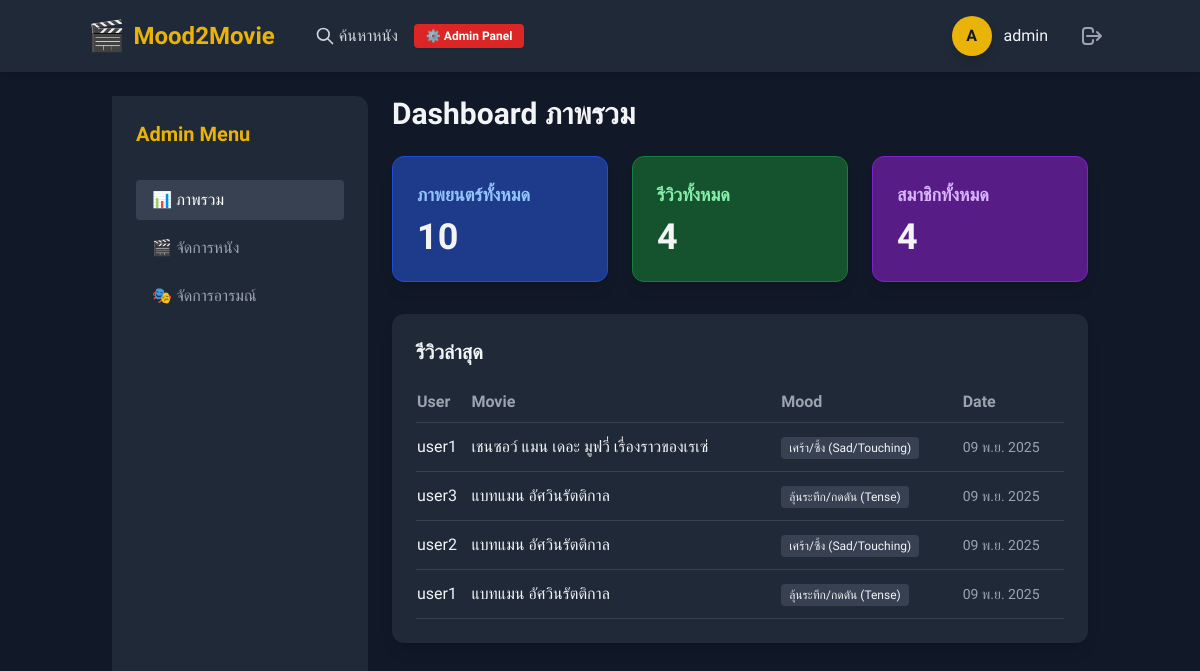
The page /movies/custom-admin/ (signed in) on the database its author committed.
### movies/models.py (models this page shows, shortened)
class Review(models.Model):
    user = models.ForeignKey(User, on_delete=models.CASCADE, related_name='reviews')
    movie = models.ForeignKey(Movie, on_delete=models.CASCADE, related_name='reviews')
    primary_mood = models.ForeignKey(Mood, on_delete=models.SET_NULL, null=True, related_name='primary_reviews')
    mood_intensity = models.IntegerField(validators=[MinValueValidator(1), MaxValueValidator(5)])
    rating = models.FloatField(validators=[MinValueValidator(0), MaxValueValidator(10)])
    review_text = models.TextField(blank=True)
    created_at = models.DateTimeField(auto_now_add=True)
    class Meta:
        unique_together = ('user', 'movie') # 1 คนรีวิวหนังเรื่องเดิมได้แค่ครั้งเดียว

class Movie(models.Model):
    tmdb_id = models.IntegerField(unique=True)
    title = models.CharField(max_length=255)
    poster_path = models.CharField(max_length=255, null=True, blank=True)
    overview = models.TextField(null=True, blank=True)
    release_date = models.DateField(null=True, blank=True)

class Mood(models.Model):
    name = models.CharField(max_length=50, unique=True)

### movies/views.py (the view)
# urls.py: path('custom-admin/', views.admin_dashboard, name='admin_dashboard'),
@staff_member_required(login_url='login') # บังคับว่าเป็น Staff/Superuser เท่านั้น
def admin_dashboard(request):
    total_movies = Movie.objects.count()
    total_reviews = Review.objects.count()
    total_users = User.objects.count()
    recent_reviews = Review.objects.order_by('-created_at')[:5]
    return render(request, 'movies/admin/dashboard.html', {
        'total_movies': total_movies,
        'total_reviews': total_reviews,
        'total_users': total_users,
        'recent_reviews': recent_reviews
    })

### templates/movies/admin/dashboard.html
{% extends 'base.html' %}
{% block content %}
<div class="flex">
    <aside class="w-64 bg-gray-800 min-h-screen p-6 hidden md:block rounded-r-xl mr-6">
        <h2 class="text-xl font-bold text-yellow-500 mb-8">Admin Menu</h2>
        <nav class="space-y-2">
            <a href="{% url 'admin_dashboard' %}" class="block py-2 px-4 bg-gray-700 rounded text-white">📊 ภาพรวม</a>
            <a href="{% url 'admin_movies' %}" class="block py-2 px-4 text-gray-400 hover:bg-gray-700 hover:text-white rounded transition">🎬 จัดการหนัง</a>
            <a href="{% url 'admin_moods' %}" class="block py-2 px-4 text-gray-400 hover:bg-gray-700 hover:text-white rounded transition">🎭 จัดการอารมณ์</a>
        </nav>
    </aside>
    <div class="flex-1">
        <h1 class="text-3xl font-bold mb-6">Dashboard ภาพรวม</h1>
        <div class="grid grid-cols-1 md:grid-cols-3 gap-6 mb-8">
            <div class="bg-blue-900 p-6 rounded-xl shadow-lg border border-blue-700">
                <h3 class="text-lg font-semibold text-blue-300">ภาพยนตร์ทั้งหมด</h3>
                <p class="text-4xl font-bold mt-2">{{ total_movies }}</p>
            </div>
            <div class="bg-green-900 p-6 rounded-xl shadow-lg border border-green-700">
                <h3 class="text-lg font-semibold text-green-300">รีวิวทั้งหมด</h3>
                <p class="text-4xl font-bold mt-2">{{ total_reviews }}</p>
            </div>
            <div class="bg-purple-900 p-6 rounded-xl shadow-lg border border-purple-700">
                <h3 class="text-lg font-semibold text-purple-300">สมาชิกทั้งหมด</h3>
                <p class="text-4xl font-bold mt-2">{{ total_users }}</p>
            </div>
        </div>
        <div class="bg-gray-800 p-6 rounded-xl shadow-lg">
            <h2 class="text-xl font-bold mb-4">รีวิวล่าสุด</h2>
            <div class="overflow-x-auto">
                <table class="w-full text-left border-collapse">
                    <thead>
                        <tr class="text-gray-400 border-b border-gray-700">
                            <th class="py-2">User</th>
                            <th class="py-2">Movie</th>
                            <th class="py-2">Mood</th>
                            <th class="py-2">Date</th>
                        </tr>
                    </thead>
                    <tbody>
                        {% for review in recent_reviews %}
                        <tr class="border-b border-gray-700 hover:bg-gray-700 transition">
                            <td class="py-3">{{ review.user.username }}</td>
                            <td class="py-3">{{ review.movie.title }}</td>
                            <td class="py-3">
                                <span class="bg-gray-700 px-2 py-1 rounded text-xs">
                                    {{ review.primary_mood.name }}
                                </span>
                            </td>
                            <td class="py-3 text-sm text-gray-400">{{ review.created_at|date:"d M Y" }}</td>
                        </tr>
                        {% empty %}
                        <tr><td colspan="4" class="py-4 text-center text-gray-500">ไม่มีข้อมูล</td></tr>
                        {% endfor %}
                    </tbody>
                </table>
            </div>
        </div>
    </div>
</div>
{% endblock %}

### templates/base.html (shortened to what this page needs)
<!DOCTYPE html>
<html lang="th">
<head>
    <script src="https://cdn.tailwindcss.com"></script>
</head>
<body class="bg-gray-900 text-gray-100 min-h-screen flex flex-col">
    <nav class="bg-gray-800 p-4 shadow-md sticky top-0 z-50">
        <div class="container mx-auto flex justify-between items-center">
            <div class="flex items-center">
                <a href="{% url 'home' %}" class="text-2xl font-bold text-yellow-500 mr-6 flex items-center">
                    <span class="text-3xl mr-2">🎬</span> <span class="hidden sm:inline">Mood2Movie</span>
                </a>
                <a href="{% url 'search_movies' %}" class="text-gray-300 hover:text-yellow-500 transition flex items-center hidden md:flex ml-4">
                    <svg xmlns="http://www.w3.org/2000/svg" class="h-5 w-5 mr-1" fill="none" viewBox="0 0 24 24" stroke="currentColor">
                        <path stroke-linecap="round" stroke-linejoin="round" stroke-width="2" d="M21 21l-6-6m2-5a7 7 0 11-14 0 7 7 0 0114 0z" />
                    </svg>
                    ค้นหาหนัง
                </a>
                {% if user.is_superuser %}
                <a href="{% url 'admin_dashboard' %}" class="ml-4 px-3 py-1 bg-red-600 text-white text-xs font-bold rounded hover:bg-red-700 transition hidden md:inline-block shadow-sm">
                    ⚙️ Admin Panel
                </a>
                {% endif %}
            </div>
            <div class="flex items-center gap-4">
                {% if user.is_authenticated %}
                    <a href="{% url 'profile' %}" class="flex items-center group" title="ไปที่หน้าโปรไฟล์ของคุณ">
                        <div class="w-10 h-10 bg-yellow-500 rounded-full flex items-center justify-center font-bold text-gray-900 border-2 border-transparent group-hover:border-yellow-300 transition shadow-lg">
                            {{ user.username|slice:":1"|upper }}
                        </div>
                        <span class="ml-3 font-medium hidden lg:block group-hover:text-yellow-500 transition">{{ user.username }}</span>
                    </a>
                    <form action="{% url 'logout' %}" method="post" class="inline ml-2">
                        <button type="submit" class="text-gray-400 hover:text-red-500 transition p-2" title="ออกจากระบบ">
                            <svg xmlns="http://www.w3.org/2000/svg" class="h-6 w-6" fill="none" viewBox="0 0 24 24" stroke="currentColor">
                                <path stroke-linecap="round" stroke-linejoin="round" stroke-width="2" d="M17 16l4-4m0 0l-4-4m4 4H7m6 4v1a3 3 0 01-3 3H6a3 3 0 01-3-3V7a3 3 0 013-3h4a3 3 0 013 3v1" />
                            </svg>
                        </button>
                    </form>
                {% endif %}
            </div>
        </div>
    </nav>
    <main class="container mx-auto flex-grow p-4 md:p-6">
        {% block content %}
        {% endblock %}
    </main>
</body>
</html>

### templates/base.html (style rules this page uses)
body { font-family: 'Prompt', sans-serif; }

### rows shown on the page
Review: user.username "user1", movie "เชนซอว์ แมน เดอะ มูฟวี่ เรื่องราวของเรเซ่", primary_mood.name "เศร้า/ซึ้ง (Sad/Touching)", created_at "09 พ.ย. 2025"
Review: user.username "user3", movie "แบทแมน อัศวินรัตติกาล", primary_mood.name "ลุ้นระทึก/กดดัน (Tense)", created_at "09 พ.ย. 2025"
Review: user.username "user2", movie "แบทแมน อัศวินรัตติกาล", primary_mood.name "เศร้า/ซึ้ง (Sad/Touching)", created_at "09 พ.ย. 2025"
Review: user.username "user1", movie "แบทแมน อัศวินรัตติกาล", primary_mood.name "ลุ้นระทึก/กดดัน (Tense)", created_at "09 พ.ย. 2025"

### other values the page prints
{{ user.username|slice:":1"|upper }} "A"
{{ user.username }} "admin"
{{ total_movies }} "10"
{{ total_reviews }} "4"
{{ total_users }} "4"
